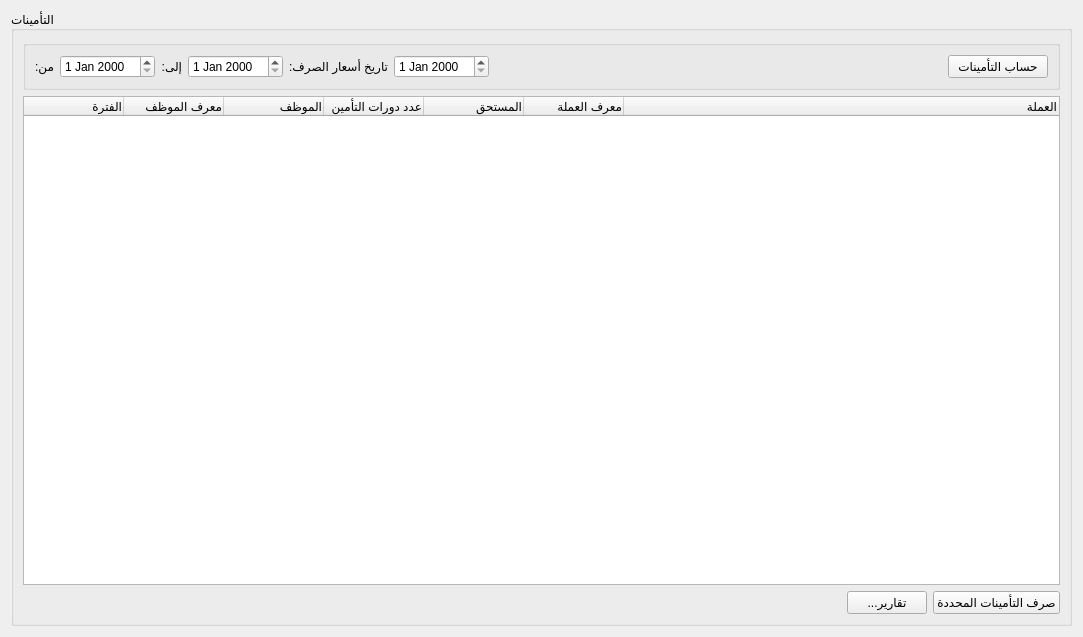
          <widget class="QWidget" name="page_25">
           <property name="geometry">
            <rect>
             <x>0</x>
             <y>0</y>
             <width>1083</width>
             <height>637</height>
            </rect>
           </property>
           <attribute name="label">
            <string>حساب التأمينات</string>
           </attribute>
           <layout class="QGridLayout" name="gridLayout_79">
            <item row="0" column="1">
             <widget class="QGroupBox" name="employees_groupbox_9">
              <property name="minimumSize">
               <size>
                <width>400</width>
                <height>0</height>
               </size>
              </property>
              <property name="maximumSize">
               <size>
                <width>16777215</width>
                <height>16777215</height>
               </size>
              </property>
              <property name="title">
               <string>التأمينات</string>
              </property>
              <layout class="QGridLayout" name="gridLayout_80">
               <item row="0" column="0" colspan="3">
                <widget class="QGroupBox" name="groupBox_22">
                 <property name="title">
                  <string/>
                 </property>
                 <layout class="QGridLayout" name="gridLayout_81">
                  <item row="0" column="0">
                   <widget class="QLabel" name="label_86">
                    <property name="maximumSize">
                     <size>
                      <width>50</width>
                      <height>16777215</height>
                     </size>
                    </property>
                    <property name="text">
                     <string>من:</string>
                    </property>
                   </widget>
                  </item>
                  <item row="0" column="4">
                   <widget class="QLabel" name="label_94">
                    <property name="maximumSize">
                     <size>
                      <width>9999999</width>
                      <height>16777215</height>
                     </size>
                    </property>
                    <property name="text">
                     <string>تاريخ أسعار الصرف:</string>
                    </property>
                   </widget>
                  </item>
                  <item row="0" column="2">
                   <widget class="QLabel" name="label_87">
                    <property name="maximumSize">
                     <size>
                      <width>50</width>
                      <height>16777215</height>
                     </size>
                    </property>
                    <property name="text">
                     <string>إلى:</string>
                    </property>
                   </widget>
                  </item>
                  <item row="0" column="3">
                   <widget class="QDateEdit" name="insurance_to_date_input"/>
                  </item>
                  <item row="0" column="1">
                   <widget class="QDateEdit" name="insurance_from_date_input"/>
                  </item>
                  <item row="0" column="5">
                   <widget class="QDateEdit" name="insurance_exchange_price_date_input"/>
                  </item>
                  <item row="0" column="6">
                   <spacer name="horizontalSpacer_52">
                    <property name="orientation">
                     <enum>Qt::Horizontal</enum>
                    </property>
                    <property name="sizeHint" stdset="0">
                     <size>
                      <width>79</width>
                      <height>20</height>
                     </size>
                    </property>
                   </spacer>
                  </item>
                  <item row="0" column="7">
                   <widget class="QPushButton" name="insurance_calculate_btn">
                    <property name="minimumSize">
                     <size>
                      <width>100</width>
                      <height>0</height>
                     </size>
                    </property>
                    <property name="text">
                     <string>حساب التأمينات</string>
                    </property>
                   </widget>
                  </item>
                 </layout>
                </widget>
               </item>
               <item row="1" column="0" colspan="3">
                <widget class="QTreeWidget" name="insurance_result_tree">
                 <column>
                  <property name="text">
                   <string>الفترة</string>
                  </property>
                  <property name="textAlignment">
                   <set>AlignTrailing|AlignVCenter</set>
                  </property>
                 </column>
                 <column>
                  <property name="text">
                   <string>معرف الموظف</string>
                  </property>
                  <property name="textAlignment">
                   <set>AlignTrailing|AlignVCenter</set>
                  </property>
                 </column>
                 <column>
                  <property name="text">
                   <string>الموظف</string>
                  </property>
                  <property name="textAlignment">
                   <set>AlignTrailing|AlignVCenter</set>
                  </property>
                 </column>
                 <column>
                  <property name="text">
                   <string>عدد دورات التأمين</string>
                  </property>
                  <property name="textAlignment">
                   <set>AlignTrailing|AlignVCenter</set>
                  </property>
                 </column>
                 <column>
                  <property name="text">
                   <string>المستحق</string>
                  </property>
                  <property name="textAlignment">
                   <set>AlignTrailing|AlignVCenter</set>
                  </property>
                 </column>
                 <column>
                  <property name="text">
                   <string>معرف العملة</string>
                  </property>
                  <property name="textAlignment">
                   <set>AlignTrailing|AlignVCenter</set>
                  </property>
                 </column>
                 <column>
                  <property name="text">
                   <string>العملة</string>
                  </property>
                  <property name="textAlignment">
                   <set>AlignTrailing|AlignVCenter</set>
                  </property>
                 </column>
                </widget>
               </item>
               <item row="2" column="0">
                <spacer name="horizontalSpacer_54">
                 <property name="orientation">
                  <enum>Qt::Horizontal</enum>
                 </property>
                 <property name="sizeHint" stdset="0">
                  <size>
                   <width>40</width>
                   <height>20</height>
                  </size>
                 </property>
                </spacer>
               </item>
               <item row="2" column="1">
                <widget class="QPushButton" name="insurance_report">
                 <property name="text">
                  <string>...تقارير</string>
                 </property>
                </widget>
               </item>
               <item row="2" column="2">
                <widget class="QPushButton" name="insurance_process_btn">
                 <property name="text">
                  <string>صرف التأمينات المحددة</string>
                 </property>
                </widget>
               </item>
              </layout>
             </widget>
            </item>
           </layout>
          </widget>
